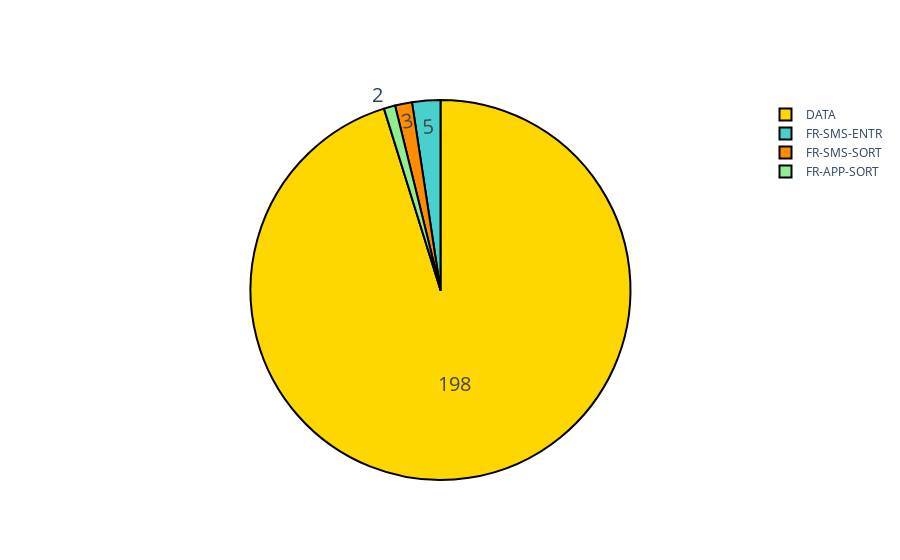

Notebook code for this chart:
### Code cell
fig = count_phone_type(df)
fig.show()

### Figure 1 — Plotly figure (JSON) as saved in the notebook; plotly's stock layout.template omitted (floating-point values rounded to 4 significant figures)
{"data": [{"hoverinfo": "label+percent", "labels": ["DATA", "FR-SMS-ENTR", "FR-SMS-SORT", "FR-APP-SORT"], "marker": {"colors": ["gold", "mediumturquoise", "darkorange", "lightgreen"], "line": {"color": "#000000", "width": 2}}, "textfont": {"size": 20}, "textinfo": "value", "type": "pie", "values": [198, 5, 3, 2]}], "layout": {}}
